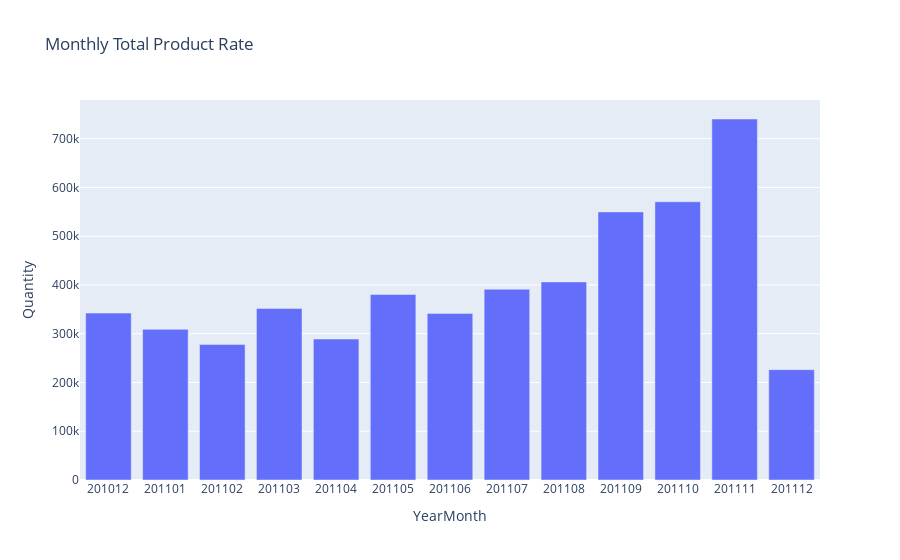

Notebook code for this chart:
### Code cell
plot_data = [
    go.Bar(
        x = df_quantity_month["CustomerYearMonth"],
        y = df_quantity_month["Quantity"],
    )
]
plot_layout = go.Layout(
    xaxis={"type":"category"},
    title = "Monthly Total Product Rate"
)
fig = go.Figure(data=plot_data, layout=plot_layout)
fig.update_xaxes(title_text="YearMonth")
fig.update_yaxes(title_text="Quantity")
fig.show()

### Figure 1 — Plotly figure (JSON) as saved in the notebook; plotly's stock layout.template omitted (floating-point values rounded to 4 significant figures)
{"data": [{"type": "bar", "x": [201012, 201101, 201102, 201103, 201104, 201105, 201106, 201107, 201108, 201109, 201110, 201111, 201112], "y": [342228, 308966, 277989, 351872, 289098, 380391, 341623, 391116, 406199, 549817, 570532, 740286, 226333]}], "layout": {"title": {"text": "Monthly Total Product Rate"}, "xaxis": {"title": {"text": "YearMonth"}, "type": "category"}, "yaxis": {"title": {"text": "Quantity"}}}}
